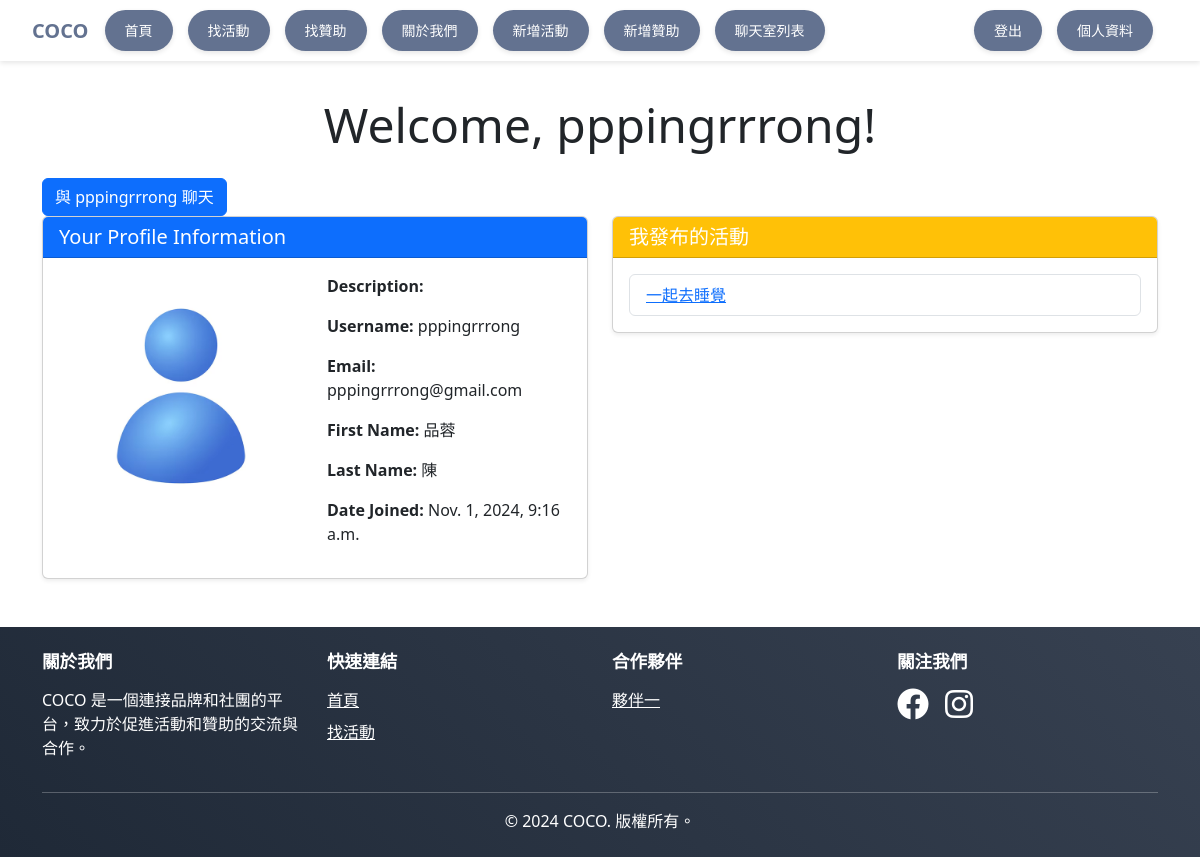
The page /user/2/ on the database as committed earlier.
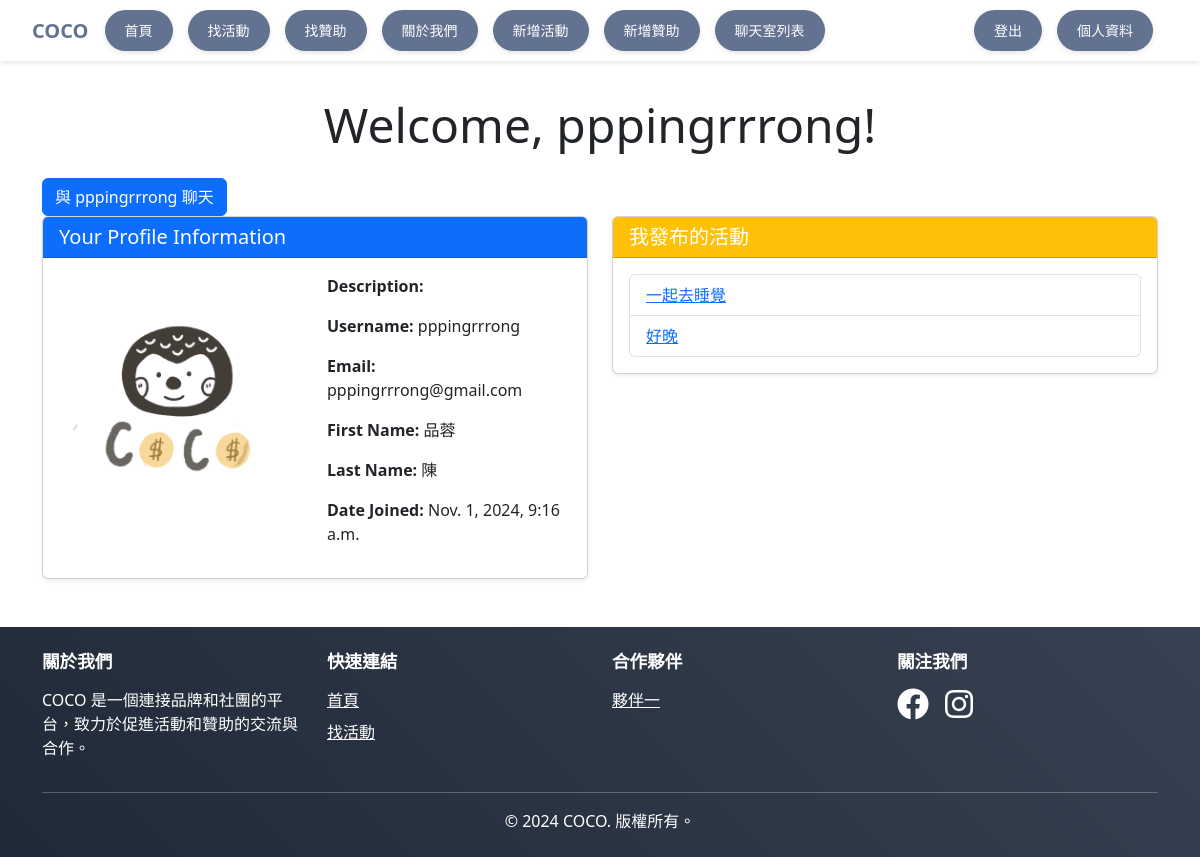
The same page on the database as committed later.
### events/models.py (models this page shows, shortened)
class UserProfile(models.Model):
    user = models.OneToOneField(User, on_delete=models.CASCADE, related_name='profile')
    photo = models.ImageField(upload_to='user_photos/', blank=True, null=True,default='user_photos/default.jpg')
    description = models.TextField(blank=True, null=True)

class Activitynew(models.Model):
    title = models.CharField(max_length=200)           # 活動名稱
    description = models.TextField()                   # 活動描述
    location = models.CharField(max_length=100)        # 活動地點
    date = models.DateField()                          # 活動日期
    image = models.ImageField(upload_to='activitynew_images/', blank=True, null=True)  # 活動圖片
    is_favorited = models.BooleanField(default=False)  # 收藏狀態
    check_status = models.BooleanField(default=False) # 審核狀態
    organizer = models.ForeignKey(
        settings.AUTH_USER_MODEL,
        on_delete=models.CASCADE,
        related_name='organized_activities',
        null=True,
        blank=True
    )

### events/views.py (the view)
# urls.py: path('user/<int:user_id>/', views.user_profile, name='user_profile'),
def user_profile(request, user_id):
    User = get_user_model()
    user = get_object_or_404(User, id=user_id)
    user_extend = UserProfile.objects.get(user=user)
    user_activities = Activitynew.objects.filter(organizer=user)
    db = firestore.client()
    chat_id = get_or_create_chat(request.user.username, user.username)
    context = {
        'user': user,
        'user_extend': user_extend,
        'user_activities': user_activities,
        'chat_id': chat_id
    }
    return render(request, 'events/user_profile.html', context)

### events/views.py (called while the page is built)
def get_or_create_chat(user1, user2):
    db = firestore.client()
    chats_ref = db.collection('chatrooms')
    query = chats_ref.where('members', 'array_contains', user1).get()
    for chat in query:
        if user2 in chat.to_dict()['members']:
            return chat.id
    new_chat_ref = chats_ref.document()
    new_chat_ref.set({
        'members': [user1, user2],
        'createtime': firestore.SERVER_TIMESTAMP
    })
    return new_chat_ref.id

### events/templates/events/user_profile.html
{% extends 'base.html' %}
{% load django_bootstrap5 %}
{% load static %}
{% block content %}
<div class="container mt-5">
    <div class="text-center mb-4">
        <h1 class="display-5">Welcome, {{ user.username }}!</h1>
    </div>
    {% if user.id != request.user.id %}
    <div class="mt-4">
        <a href="{% url 'chatroom' chat_id=chat_id %}" class="btn btn-primary">
            與 {{ user.username }} 聊天
        </a>
    </div>
    {% endif %}
    <div class="row gy-4 justify-content-center">
        <div class="col-lg-6">
            <div class="card shadow-sm">
                <div class="card-header bg-primary text-white">
                    <h5 class="mb-0">Your Profile Information</h5>
                </div>
                <div class="card-body">
                    <div class="row">
                        <div class="col-md-6">
                            {% if user_extend.photo %}
                            <img src="{{ user_extend.photo.url }}" alt="{{ user_extend.user }}" class="img-fluid rounded mb-4">
                            {% else %}
                            <img src="{% static 'default.jpg' %}" alt="Default Profile Picture" class="img-fluid rounded-circle" style="max-width: 150px;">
                            {% endif %}
                        </div>
                        <div class="col-md-6">
                            <p><strong>Description:</strong> {{ user_extend.description }}</p>
                            <p><strong>Username:</strong> {{ user.username }}</p>
                            <p><strong>Email:</strong> {{ user.email }}</p>
                            <p><strong>First Name:</strong> {{ user.first_name }}</p>
                            <p><strong>Last Name:</strong> {{ user.last_name }}</p>
                            <p><strong>Date Joined:</strong> {{ user.date_joined }}</p>
                        </div>
                    </div>
                </div>
            </div>
        </div>
        <div class="col-lg-6">
            <div class="card shadow-sm">
                <div class="card-header bg-warning text-white">
                    <h5 class="mb-0">我發布的活動</h5>
                </div>
                <div class="card-body">
                    {% if user_activities %}
                        <ul class="list-group">
                            {% for activity in user_activities %}
                                {% if activity.check_status %}
                                <li class="list-group-item">
                                    <a href="{% url 'activity_detail' activity.id %}">
                                        {{ activity.title }}
                                    </a>
                                </li>
                                {% endif %}
                            {% endfor %}
                        </ul>
                    {% else %}
                        <p class="text-muted">你還沒有發布任何活動。</p>
                    {% endif %}
                </div>
            </div>
        </div>
    </div>
</div>
{% endblock %}

Rows that differ between the two databases and show on the page:
changed UserProfile: photo: picture added in place of a placeholder
added Activitynew: title "好晚"
